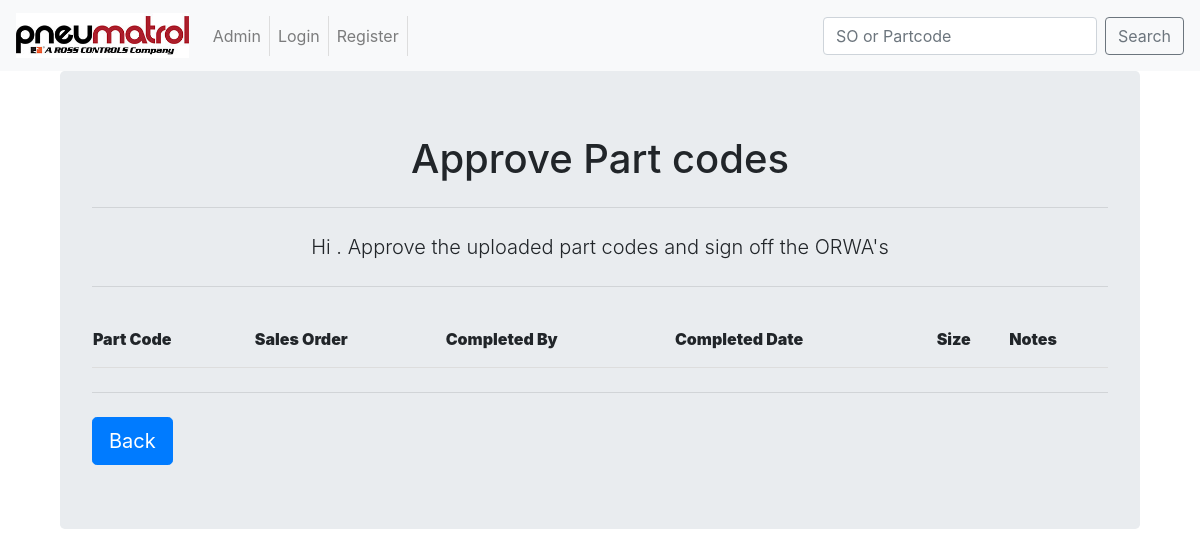
Page /ORWAapp/home/Approve/ on the earlier database version.
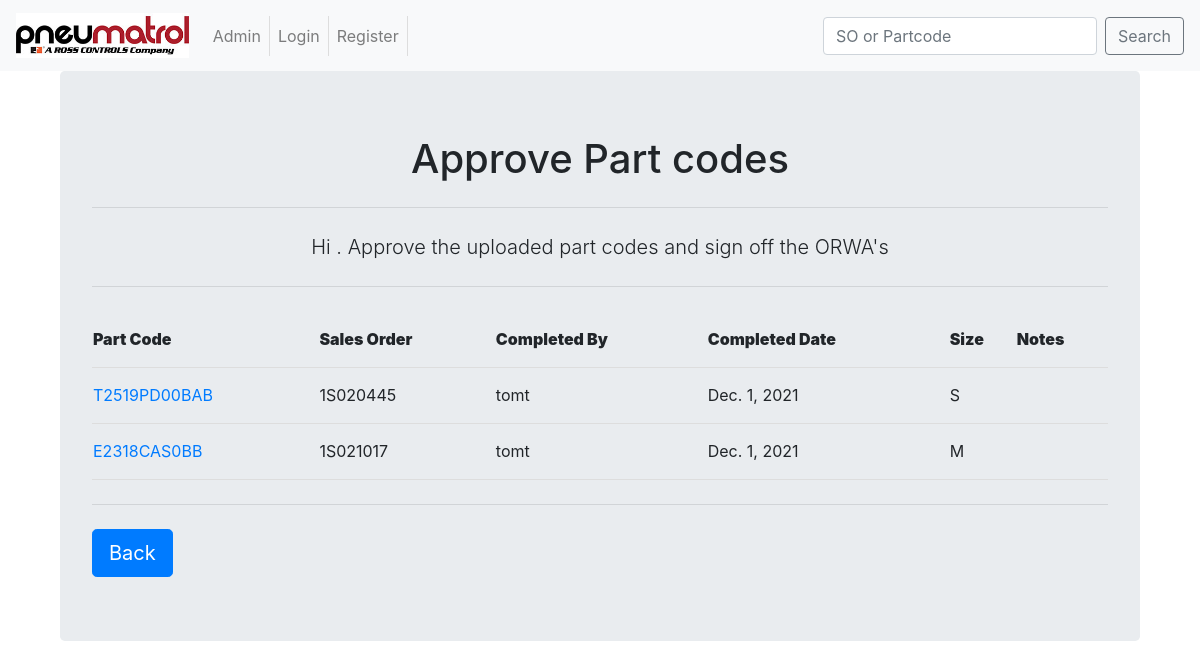
Same page on the later database version.
### ORWAapp/models.py (models this page shows, shortened)
class Parts(models.Model):
	part_code = models.CharField(max_length=22, unique=True)
	part_type = models.ForeignKey(PartType, on_delete=models.CASCADE)
	sales_order = models.ForeignKey(SalesOrder, on_delete=models.CASCADE, related_name='salesorder')
	updated_code = models.BooleanField(default=False)
	start_date = models.DateField()
	completed_by = models.ForeignKey(User, on_delete=models.CASCADE, related_name='completedby', null=False, blank=True)
	completed_date = models.DateField(auto_now_add = True)
	approved_by = models.ForeignKey(User, on_delete=models.CASCADE, related_name='approvedby', null=True, blank=True)
	approved_date = models.DateField(null=True, blank=True)
	problem_parts = models.BooleanField(default=False, verbose_name ="Problem parts checked")
	problem_parts_cleared = models.BooleanField(default = False)
	notes = models.TextField(blank=True)
	SMALL = 'S'
	MEDIUM = "M"
	LARGE = "L"
	HUGE = "H"
	SIZE_CHOICES = [
	    (SMALL, 'Small'),
	    (MEDIUM, 'Medium'),
	    (LARGE, 'Large'),
	    (HUGE, 'Huge'),
	]
	size = models.CharField(max_length=1, choices=SIZE_CHOICES, null = False)
	class Meta:
		verbose_name_plural = "Parts"

class SalesOrder(models.Model):
	order_number = models.CharField(max_length = 8, unique = True)
	customer = models.ForeignKey(Customers,
									on_delete = models.CASCADE,
									)
	entered_date = models.DateField(null = True, blank = True)
	order_date = models.DateField(help_text = "date on the paperwork")
	issue_date = models.DateField(null = True, blank = True)
	ORWA_lines = models.IntegerField(null = False, help_text= "number of lines that are an ORWA")
	reject_user = models.ForeignKey(User,
									on_delete = models.CASCADE,
									related_name='rejected_by',
									null=True,
									blank=True,
									)
	reject_date = models.DateField(null = True, blank = True)
	reject_note = models.TextField(max_length = 200,
								 	blank = True,
								 	)
	notes = models.TextField(blank = True)
	paperwork = models.FileField(upload_to = update_filename,
									blank = False,
									)
	allocated_to = models.ForeignKey(User,
									on_delete = models.CASCADE,
									null = True,
									blank = True,
									)
	class Meta:
		verbose_name_plural = "SalesOrders"
	def __str__(self):
	    return self.order_number

### ORWAapp/views.py (the view)
# urls.py: path('home/Approve/', views.Approve, name = "Approve"),
def Approve(request):
    user = request.user.username
    partdata = Parts.objects.filter(
        approved_date__isnull=True
        )
    context = {
    'Parts':partdata,
    'insert_me':user,
    }
    return render(request,'ORWAapp/home/Approve.html',context)

### templates/ORWAapp/home/Approve.html (shortened to what this page needs)
<!DOCTYPE html>
{% extends "base.html" %}
	{% block body_block %}
		<div class="container">
			<div class="jumbotron">
				<center>
					<h1>Approve Part codes </h1>
						<hr class="my-4">
						<p class="lead">Hi {{ insert_me }}. Approve the uploaded part codes and sign off the ORWA's </p>
						<hr class="my-4">
						<table id="Approval">
						    <tr>
						        <th><strong>Part Code</strong></th>
						        <th><strong>Sales Order</strong></th>
						        <th><strong>Completed By</strong></th>
						        <th><strong>Completed Date</strong></th>
						        <th><strong>Size</strong></th>
						        <th><strong>Notes</strong></th>
						    </tr>
						    {% for p in Parts %}
						    <tr>
						    	<td><a href="{% url 'ORWAapp:ApprovePart' p.part_code %}">{{ p.part_code }}</a></td>
						        <td>{{ p.sales_order }}</td>
						        <td>{{ p.completed_by }}</td>
						        <td>{{ p.completed_date }}</td>
						        <td>{{ p.size }}</td>
						        <td>{{ p.notes }}</td>
						    </tr>
						    {% endfor %}
	    				</table>
				</center>
			<hr class="my-4">
			<a class="btn btn-primary btn-lg" href="{% url 'ORWAapp:home' %}" role="button">Back</a>
			</div>
		</div>
	{% endblock %}

Differences in the rows shown:
added Parts: part_code "T2519PD00BAB", sales_order "1S020445", completed_by "tomt", completed_date "Dec. 1, 2021", size "S"
added Parts: part_code "E2318CAS0BB", sales_order "1S021017", completed_by "tomt", completed_date "Dec. 1, 2021", size "M"
